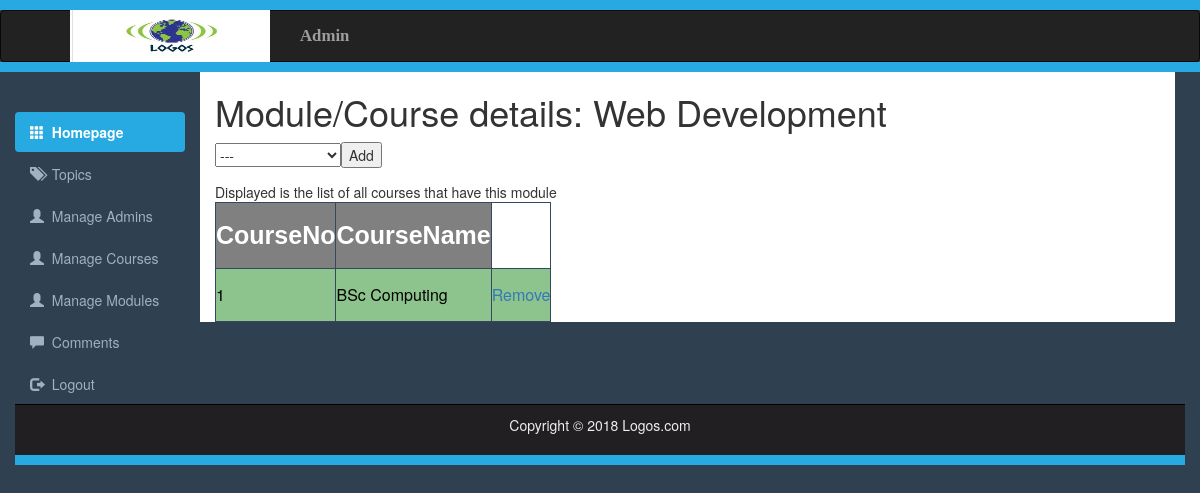
Page /TeamProject/moduleCourse.php?ModuleNo=2 on the earlier database version.
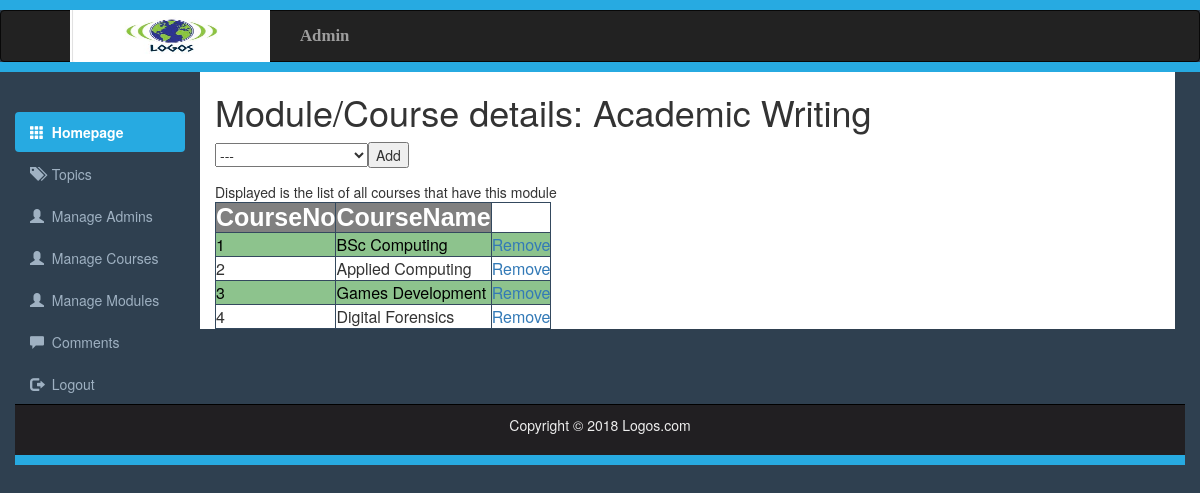
Same page on the later database version.
### tables this page shows
CREATE TABLE `module` (
  `ModuleNo` int(11) NOT NULL,
  `ModuleName` varchar(255) NOT NULL,
  `Lecturer` varchar(255) NOT NULL,
  `Year` int(11) NOT NULL,
  `Semester` int(11) NOT NULL
);

CREATE TABLE `coursemodule` (
  `CourseNo` int(11) NOT NULL,
  `ModuleNo` int(11) NOT NULL
);

CREATE TABLE `course` (
  `CourseNo` int(11) NOT NULL,
  `CourseName` varchar(255) NOT NULL,
  `Length` int(11) NOT NULL
);

### TeamProject/moduleCourse.php (the view, shortened to what this page needs)
<?php include 'adminHeader.php';?>
<?php include 'adminSidebar.php';?>
<!DOCTYPE html>
<html lang="en">
	<head>
		<link rel="stylesheet" href="css/bootstrap.min.css">
		<link rel="stylesheet" href="css/adminstyles.css">
	</head>
	<body>
		<div class="container-fluid">
			<div class="col-sm-10">
<?php
	$ModuleNo = $_GET['ModuleNo'];
	$connection = mysqli_connect("localhost","root","");
	mysqli_select_db($connection,"studentsupport");
	$moduleResult = mysqli_query($connection,"SELECT * FROM module WHERE ModuleNo='$ModuleNo'");
	while($row=mysqli_fetch_array($moduleResult))
		print('<h1>Module/Course details: '.$row['ModuleName'].'</h1>');
	print('<form method=POST action=addCourseModule.php?ModuleNo='.$ModuleNo.'>');
		print('<select name=CourseNo>');
			print('<option value=0 DISABLED SELECTED>---</option>');
		print('</select>');
		print('<input type=submit value=Add></input>');
	print('</form>');
	print('Displayed is the list of all courses that have this module');
	$courseModuleResult = mysqli_query($connection, "SELECT * FROM coursemodule WHERE ModuleNo='$ModuleNo'");
	print('<table border=1');
	print('<tr><th>CourseNo</th><th>CourseName</th></tr>');
	while($row=mysqli_fetch_array($courseModuleResult))
	{
		$CourseNo = $row['CourseNo'];
		print('<tr><td>'.$CourseNo.'</td>');
		$courseResultFilter = mysqli_query($connection, "SELECT * FROM course WHERE CourseNo='$CourseNo'");
		while($row2=mysqli_fetch_array($courseResultFilter))
			print('<td>'.$row2['CourseName'].'</td>');
		print('<td><a href=removeCourseModule.php?ModuleNo='.$ModuleNo.'&CourseNo='.$CourseNo.'>Remove</a></td></tr>');
	}
	print('</table>');
?>
<?php include('includes/adminFooter.php') ?>

Differences in the rows shown:
removed module: ModuleName "Web Development"
added module: ModuleName "Academic Writing"
added coursemodule: CourseNo "2"
now on this page (row edited): course: CourseName "Applied Computing", shown under "2"
added coursemodule: CourseNo "3"
now on this page (row edited): course: CourseName "Games Development", shown under "3"
added coursemodule: CourseNo "4"
added course: CourseName "Digital Forensics", shown under "4"
